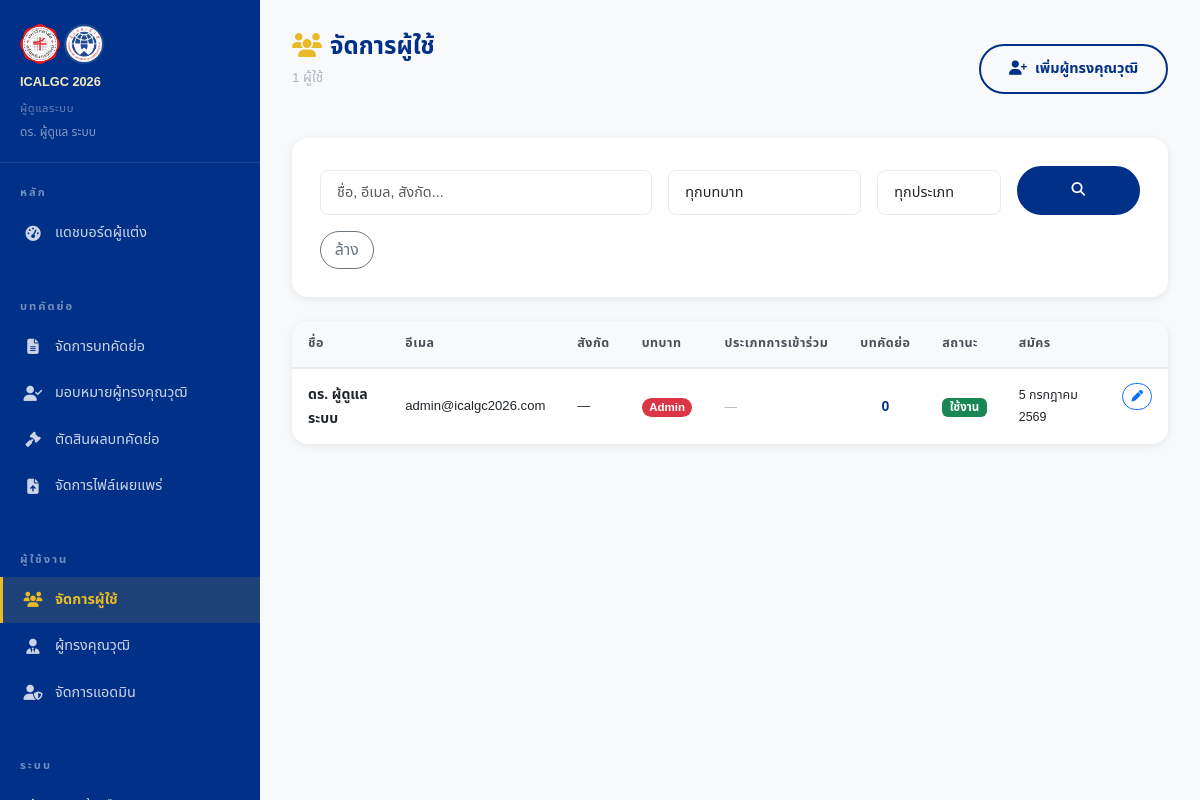
The page /admin/users.php (signed in) on the database its author committed.
### tables this page shows
CREATE TABLE IF NOT EXISTS users (
    id              INT UNSIGNED AUTO_INCREMENT PRIMARY KEY,
    role            VARCHAR(20) NOT NULL DEFAULT 'author' CHECK (role IN ('author','reviewer','admin')),
    title           VARCHAR(20),
    first_name      VARCHAR(100) NOT NULL,
    middle_name     VARCHAR(100),
    last_name       VARCHAR(100) NOT NULL,
    cert_name       VARCHAR(255),
    email           VARCHAR(255) UNIQUE NOT NULL,
    phone           VARCHAR(30),
    affiliation     VARCHAR(255),
    department      VARCHAR(100),
    position        VARCHAR(100),
    country         VARCHAR(100) DEFAULT 'Thailand',
    expertise       TEXT,
    participation_type VARCHAR(20) DEFAULT NULL CHECK (participation_type IN ('presenter','coauthor','participant','student')),
    dietary         VARCHAR(30) DEFAULT NULL,
    dietary_allergy TEXT DEFAULT NULL,
    mailing_address TEXT DEFAULT NULL,
    password_hash   VARCHAR(255) NOT NULL,
    email_verified  BOOLEAN NOT NULL DEFAULT FALSE,
    account_status  VARCHAR(20) NOT NULL DEFAULT 'active' CHECK (account_status IN ('active','suspended','pending')),
    preferred_lang  VARCHAR(5) NOT NULL DEFAULT 'th' CHECK (preferred_lang IN ('th','en')),
    created_at      TIMESTAMP NOT NULL DEFAULT CURRENT_TIMESTAMP,
    updated_at      TIMESTAMP NOT NULL DEFAULT CURRENT_TIMESTAMP ON UPDATE CURRENT_TIMESTAMP,
    INDEX idx_users_email (email),
    INDEX idx_users_role  (role)
);

### app/helpers/functions.php (called while the page is built, shortened)
<?php
function lang(): string
{
    return $_SESSION['lang'] ?? DEFAULT_LANG;
}
function strv(mixed $value): string
{
    return is_scalar($value) ? (string)$value : '';
}
function e(mixed $s): string
{
    return htmlspecialchars(strv($s), ENT_QUOTES | ENT_HTML5, 'UTF-8');
}
function sanitize(mixed $s): string
{
    return trim(strip_tags(strv($s)));
}
function fullName(array $row): string
{
    $parts = [
        strv($row['title']       ?? ''),
        strv($row['first_name']  ?? ''),
        strv($row['middle_name'] ?? ''),
        strv($row['last_name']   ?? ''),
    ];
    return trim(preg_replace('/\s+/', ' ', implode(' ', $parts)));
}
function humanDate(mixed $dateStr, string $lang = ''): string
{
    $ts = strtotime(strv($dateStr));
    if ($lang === 'th') {
        $monthsTh = ['','มกราคม','กุมภาพันธ์','มีนาคม','เมษายน','พฤษภาคม','มิถุนายน',
                       'กรกฎาคม','สิงหาคม','กันยายน','ตุลาคม','พฤศจิกายน','ธันวาคม'];
        $year     = (int)date('Y', $ts) + 543;
        return date('j', $ts) . ' ' . $monthsTh[(int)date('n', $ts)] . ' ' . $year;
    }
    return date('j F Y', $ts);
}
function get(string $key, mixed $default = ''): mixed
{
    return $_GET[$key] ?? $default;
}

### public/admin/users.php (the view, shortened to what this page needs)
<?php
$_lang  = lang();
$appUrl = APP_URL;
$search     = sanitize(get('q'));
$page       = max(1, intGet('page', 1));
$perPage    = 20;
$where  = ['1=1'];
$params = [];
try {
    $db = Database::getInstance();
    $whereStr = implode(' AND ', $where);
    $cntStmt = $db->prepare("SELECT COUNT(*) FROM users u WHERE $whereStr");
    $cntStmt->execute($params);
    $total = (int)$cntStmt->fetchColumn();
    $pg    = paginate($total, $perPage, $page);
    $stmt = $db->prepare("
        SELECT u.*,
               COUNT(DISTINCT p.id) AS paper_count
        FROM users u
        LEFT JOIN papers p ON p.submitter_id = u.id
        WHERE $whereStr
        GROUP BY u.id
        ORDER BY u.created_at DESC
        LIMIT :lim OFFSET :off
    ");
    $stmt->bindValue(':lim', $perPage, \PDO::PARAM_INT);
    $stmt->bindValue(':off', $pg['offset'], \PDO::PARAM_INT);
    $stmt->execute();
    $users = $stmt->fetchAll();
} catch (\Throwable $e) {
    error_log($e->getMessage());
    $users = []; $total = 0; $pg = paginate(0,$perPage,1);
}
$pageTitle  = $_lang==='th' ? 'จัดการผู้ใช้' : 'Manage Users';
?>
<!DOCTYPE html>
<html lang="<?= $_lang ?>">
<head>
  <link href="https://cdn.jsdelivr.net/npm/bootstrap@5.3.3/dist/css/bootstrap.min.css" rel="stylesheet">
  <link href="https://cdnjs.cloudflare.com/ajax/libs/font-awesome/6.5.0/css/all.min.css" rel="stylesheet">
  <link rel="stylesheet" href="<?= $appUrl ?>/assets/css/style.css">
</head>
<body>
<div class="dashboard-wrap">
  <?php require_once __DIR__ . '/../../app/helpers/sidebar_admin.php'; ?>
  <main class="dashboard-content">
    <div class="dash-header d-flex align-items-center justify-content-between flex-wrap gap-3">
      <div>
        <h1 class="dash-title"><i class="fas fa-users me-2" style="color:var(--gold);"></i><?= e($pageTitle) ?></h1>
        <p class="dash-breadcrumb"><?= $total ?> <?= $_lang==='th' ? 'ผู้ใช้' : 'user(s)' ?></p>
      </div>
      <a href="<?= $appUrl ?>/admin/reviewers.php" class="btn-outline-custom">
        <i class="fas fa-user-plus me-2"></i><?= $_lang==='th' ? 'เพิ่มผู้ทรงคุณวุฒิ' : 'Add Reviewer' ?>
      </a>
    </div>
    <form method="GET" class="content-card mb-4">
      <div class="row g-3 align-items-end">
        <div class="col-md-5">
          <input type="text" name="q" class="form-control" placeholder="<?= $_lang==='th' ? 'ชื่อ, อีเมล, สังกัด...' : 'Name, email, affiliation...' ?>" value="<?= e($search) ?>">
        </div>
        <div class="col-md-3">
          <select name="role" class="form-select">
            <option value=""><?= $_lang==='th' ? 'ทุกบทบาท' : 'All Roles' ?></option>
          </select>
        </div>
        <div class="col-md-2">
          <select name="part_type" class="form-select">
            <option value=""><?= $_lang==='th' ? 'ทุกประเภท' : 'All Types' ?></option>
          </select>
        </div>
        <div class="col-md-2">
          <button type="submit" class="btn-primary-custom w-100" style="font-size:.85rem;"><i class="fas fa-search"></i></button>
        </div>
        <div class="col-md-1">
          <a href="?" class="btn btn-outline-secondary w-100 rounded-pill"><?= $_lang==='th' ? 'ล้าง' : 'Clear' ?></a>
        </div>
      </div>
    </form>
    <div class="table-card">
      <?php if (empty($users)): ?>
        <div class="p-5 text-center"><i class="fas fa-search fa-3x mb-3" style="color:var(--gray-200);"></i>
          <h5 style="color:var(--gray-500);"><?= t('common.no_data') ?></h5></div>
      <?php else: ?>
        <div class="table-responsive">
          <table class="table-custom">
            <thead>
              <tr>
                <th><?= $_lang==='th' ? 'ชื่อ' : 'Name' ?></th>
                <th><?= $_lang==='th' ? 'อีเมล' : 'Email' ?></th>
                <th><?= $_lang==='th' ? 'สังกัด' : 'Affiliation' ?></th>
                <th><?= $_lang==='th' ? 'บทบาท' : 'Role' ?></th>
                <th><?= $_lang==='th' ? 'ประเภทการเข้าร่วม' : 'Participation' ?></th>
                <th><?= $_lang==='th' ? 'บทคัดย่อ' : 'Papers' ?></th>
                <th><?= $_lang==='th' ? 'สถานะ' : 'Status' ?></th>
                <th><?= $_lang==='th' ? 'สมัคร' : 'Registered' ?></th>
                <th></th>
              </tr>
            </thead>
            <tbody>
              <?php
              $partLabels = [
                'presenter'   => ['th'=>'ผู้นำเสนอผลงาน','en'=>'Presenter','color'=>'#0f5132'],
                'coauthor'    => ['th'=>'ผู้ร่วมแต่ง','en'=>'Co-author','color'=>'#664d03'],
                'participant' => ['th'=>'ผู้เข้าร่วม','en'=>'Participant','color'=>'#495057'],
                'student'     => ['th'=>'นักศึกษา','en'=>'Student','color'=>'#055160'],
              ];
              foreach ($users as $u):
                $roleColor = ['author'=>'#0057b7','reviewer'=>'#6f42c1','admin'=>'#dc3545'][$u['role']] ?? '#6c757d';
                $partInfo  = $partLabels[$u['participation_type']] ?? null;
              ?>
                <tr>
                  <td style="font-weight:600;font-size:.88rem;">
                    <?= e(fullName($u)) ?>
                  </td>
                  <td style="font-size:.82rem;"><?= e($u['email']) ?></td>
                  <td style="font-size:.8rem;max-width:140px;overflow:hidden;text-overflow:ellipsis;white-space:nowrap;"><?= e($u['affiliation'] ?? '—') ?></td>
                  <td>
                    <span class="badge rounded-pill" style="background:<?= $roleColor ?>;color:#fff;font-size:.72rem;">
                      <?= ucfirst($u['role']) ?>
                    </span>
                  </td>
                  <td>
                    <?php if ($partInfo): ?>
                      <span class="badge rounded-pill" style="background:<?= $partInfo['color'] ?>;color:#fff;font-size:.72rem;">
                        <?= $_lang==='th' ? $partInfo['th'] : $partInfo['en'] ?>
                      </span>
                    <?php else: ?>
                      <span style="color:var(--gray-500);font-size:.78rem;">—</span>
                    <?php endif; ?>
                  </td>
                  <td style="text-align:center;font-weight:700;font-size:.88rem;color:var(--blue-dark);"><?= (int)$u['paper_count'] ?></td>
                  <td>
                    <?php if ($u['account_status'] === 'suspended'): ?>
                      <span class="badge" style="background:#dc3545;color:#fff;font-size:.72rem;"><?= $_lang==='th'?'ระงับ':'Suspended' ?></span>
                    <?php else: ?>
                      <span class="badge" style="background:#198754;color:#fff;font-size:.72rem;"><?= $_lang==='th'?'ใช้งาน':'Active' ?></span>
                    <?php endif; ?>
                  </td>
                  <td style="font-size:.78rem;"><?= humanDate($u['created_at'], $_lang) ?></td>
                  <td class="d-flex gap-1 flex-wrap">
                    <a href="<?= $appUrl ?>/admin/user-detail.php?id=<?= (int)$u['id'] ?>" class="btn btn-sm btn-outline-primary rounded-pill" style="font-size:.72rem;"
                       title="<?= $_lang==='th'?'ดู/แก้ไขข้อมูล':'View/Edit Profile' ?>">
                      <i class="fas fa-pen"></i>
                    </a>
                  </td>
                </tr>
              <?php endforeach; ?>
            </tbody>
          </table>
        </div>
      <?php endif; ?>
    </div>
  </main>
</div>
</body>
</html>

### public/assets/css/style.css (style rules this page uses)
:root { --blue-dark: #003087; --blue-mid: #0057b7; --blue-light: #e8f0ff; --gold: #e7ba26; --gold-light: #f5e9c0; --gold-dark: #a07c10; --white: #ffffff; --gray-100: #f8f9fa; --gray-200: #e9ecef; --gray-500: #adb5bd; --gray-700: #495057; --gray-900: #212529; --success: #198754; --danger: #dc3545; --warning: #ffc107; --shadow-sm: 0 2px 8px rgba(0,0,0,.08); --shadow-md: 0 4px 20px rgba(0,0,0,.12); --shadow-lg: 0 8px 40px rgba(0,0,0,.16); --radius: 8px; --radius-lg: 16px; --transition: all 0.25s ease; --font-th: 'Noto Sans Thai', 'Sarabun', sans-serif; --font-en: 'Inter', 'Segoe UI', Arial, sans-serif; }
*, *::before, *::after { box-sizing: border-box; margin: 0; padding: 0; }
html { scroll-behavior: smooth; font-size: 16px; height: 100%; }
body { font-family: var(--font-th); color: var(--gray-900); background: var(--white); line-height: 1.7; -webkit-font-smoothing: antialiased; min-height: 100%; }
h1, h2, h3, h4, h5, h6 { font-weight: 700; line-height: 1.3; }
a { color: var(--blue-mid); text-decoration: none; transition: var(--transition); }
.btn-primary-custom { background: var(--blue-dark); color: var(--white); border: 2px solid var(--blue-dark); padding: 11px 28px; border-radius: 30px; font-weight: 700; font-size: .9rem; transition: var(--transition); display: inline-block; }
.btn-outline-custom { background: transparent; color: var(--blue-dark); border: 2px solid var(--blue-dark); padding: 11px 28px; border-radius: 30px; font-weight: 700; font-size: .9rem; transition: var(--transition); display: inline-block; }
.form-control, .form-select { border: 1.5px solid var(--gray-200); border-radius: var(--radius); padding: 11px 16px; font-size: .9rem; transition: var(--transition); background: var(--white); color: var(--gray-900); }
.dashboard-wrap { display: flex; min-height: 100vh; background: var(--gray-100); }
.dashboard-content { flex: 1; padding: 32px; overflow-x: hidden; }
.dash-header { margin-bottom: 32px; }
.dash-title { font-size: 1.5rem; font-weight: 800; color: var(--blue-dark); margin-bottom: 4px; }
.dash-breadcrumb { font-size: .85rem; color: var(--gray-500); }
.table-card { background: var(--white); border-radius: var(--radius-lg); box-shadow: var(--shadow-sm); overflow: hidden; margin-top: 24px; }
.table-responsive { overflow-x: auto; }
.table-custom { width: 100%; border-collapse: collapse; }
.table-custom th { background: var(--gray-100); color: var(--gray-700); font-size: .78rem; font-weight: 700; letter-spacing: .5px; text-transform: uppercase; padding: 12px 16px; white-space: nowrap; border-bottom: 2px solid var(--gray-200); }
.table-custom td { padding: 14px 16px; font-size: .88rem; border-bottom: 1px solid var(--gray-200); vertical-align: middle; }
.table-custom tr:last-child td { border-bottom: none; }
.content-card { background: var(--white); border-radius: var(--radius-lg); box-shadow: var(--shadow-sm); padding: 28px; margin-bottom: 24px; }
.table-custom { min-width: 600px; }
.table-card .table-responsive { -webkit-overflow-scrolling: touch; }

### rows shown on the page
users: u "ดร. ผู้ดูแล ระบบ", email "admin@icalgc2026.com", affiliation "—", role "Admin", paper_count "0", account_status "ใช้งาน", created_at "5 กรกฎาคม 2569"

### other values the page prints
$user['name'] "ดร. ผู้ดูแล ระบบ"
t('author.dashboard') "แดชบอร์ดผู้แต่ง"
$pageTitle "จัดการผู้ใช้"
$total "1"
